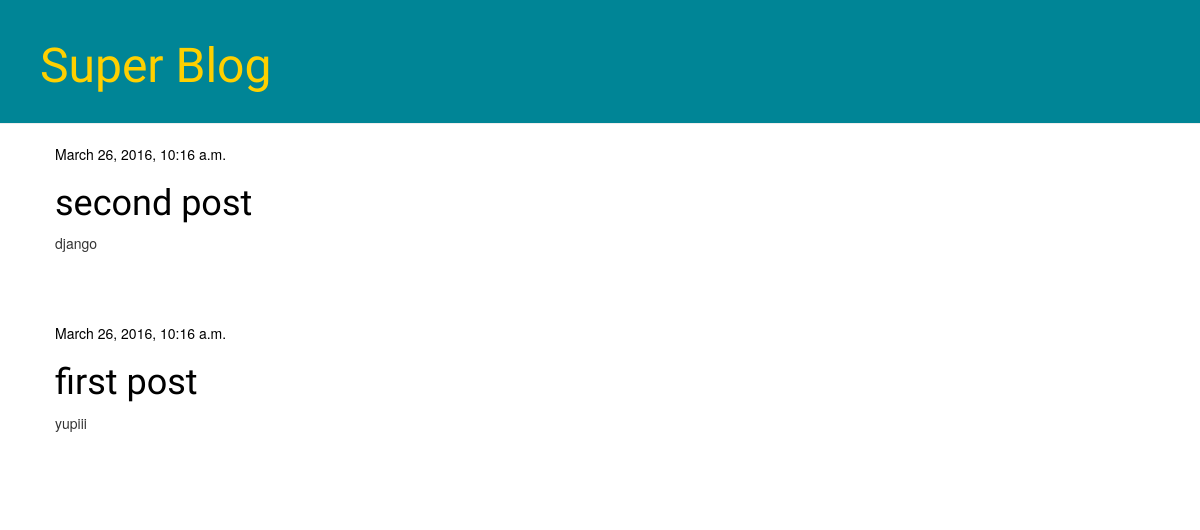
/, run on an earlier commit of the app's database.
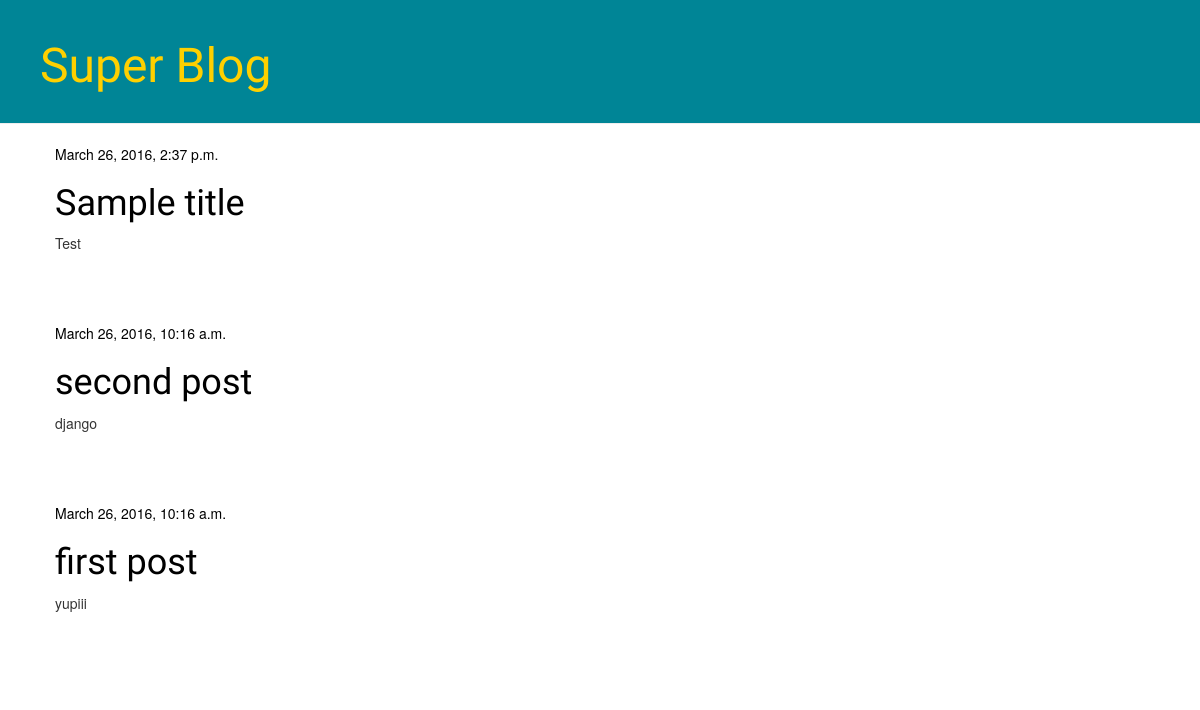
And on a later commit of the database.
### blog/models.py (models this page shows, shortened)
class Post(models.Model):
    author = models.ForeignKey('auth.User')
    title = models.CharField(max_length=200)
    text = models.TextField()
    created_date = models.DateTimeField(
            default=timezone.now)
    published_date = models.DateTimeField(
            blank=True, null=True)

### blog/views.py (the view)
# urls.py: url(r'^$', views.post_list, name='post_list'),
def post_list(request):
    posts = Post.objects.filter(published_date__lte=timezone.now()).order_by('-published_date')
    return render(request, 'blog/post_list.html', {'posts': posts})

### blog/templates/blog/post_list.html
{% extends 'blog/base.html' %}
{% block content %}
    {% for post in posts %}
        <div class="post">
            <div class="date">
                {{ post.published_date }}
            </div>
            <h1><a href="{% url 'post_detail' pk=post.pk %}">{{ post.title }}</a></h1>
            <p>{{ post.text|linebreaks }}</p>
        </div>
    {% endfor %}
{% endblock content %}

What changed in the data, as far as the page shows it:
added Post: published_date "March 26, 2016, 2:37 p.m.", title "Sample title", text "Test"
